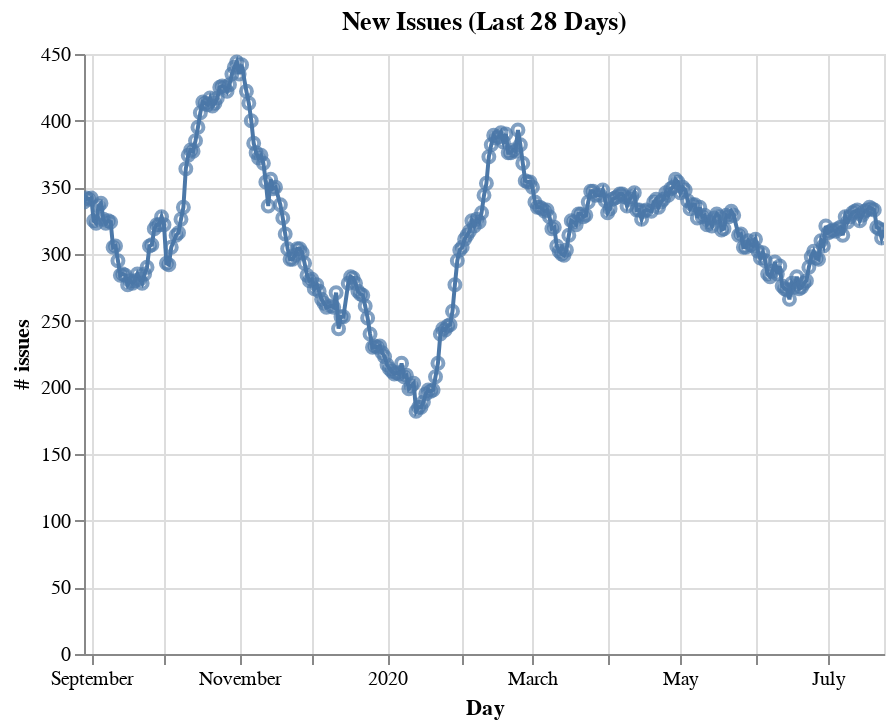

The notebook cell this image was saved under:
### Code cell
issues_df = pd.DataFrame({"day": rolling_issue_count.index, "num_issues": rolling_issue_count.values})
issues_df = issues_df.groupby("day", as_index=False).max()

# Truncate the first 28 days because it will be a windowing effect.
chart = alt.Chart(issues_df[28:], title= "New Issues (Last 28 Days)")
line = chart.mark_line().encode(
  x= alt.X('day', title = "Day"),
  y=alt.Y("num_issues", title="# issues"),    
)

point = line + line.mark_point()
point.interactive()

### Figure 1 — Vega-Lite specification as saved in the notebook (floating-point values rounded to 4 significant figures; data arrays with more than 128 entries replaced by an {"elided": "..."} marker saying what was removed)
{"config": {"view": {"continuousWidth": 400, "continuousHeight": 300}}, "layer": [{"mark": "line", "encoding": {"x": {"type": "temporal", "field": "day", "title": "Day"}, "y": {"type": "quantitative", "field": "num_issues", "title": "# issues"}}, "selection": {"selector004": {"type": "interval", "bind": "scales", "encodings": ["x", "y"]}}, "title": "New Issues (Last 28 Days)"}, {"mark": "point", "encoding": {"x": {"type": "temporal", "field": "day", "title": "Day"}, "y": {"type": "quantitative", "field": "num_issues", "title": "# issues"}}, "title": "New Issues (Last 28 Days)"}], "data": {"name": "data-9604b231761170bc85028cebe2dc0e13"}, "$schema": "https://vega.github.io/schema/vega-lite/v4.8.1.json", "datasets": {"data-9604b231761170bc85028cebe2dc0e13": {"elided": "323 records"}}}
